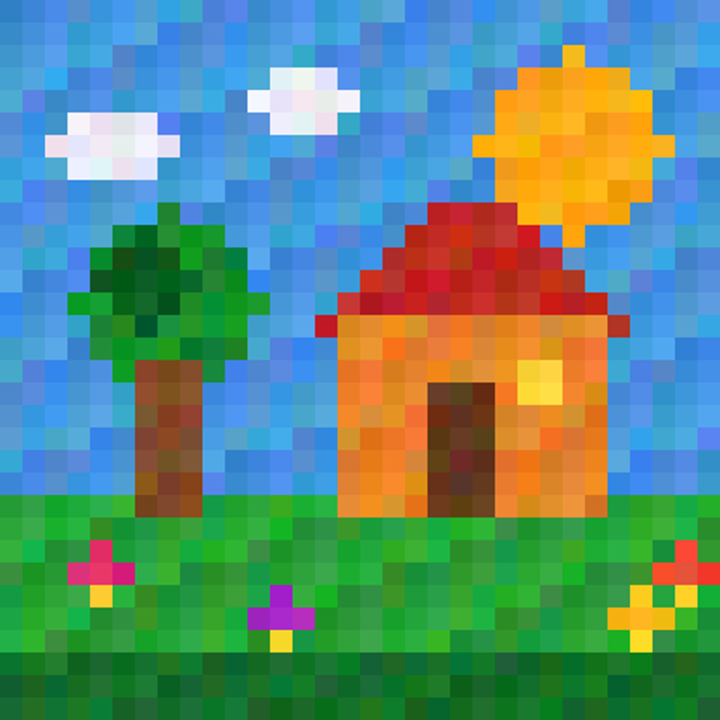
#> input picture pixel_art_720x720.png, 720 x 720 px, found by its file name
$ jupyter execute desarrollo_machine_learning.ipynb
#> lines starting #> are read from the running program, lines starting #| are printed output that depends on the picture
<a href="https://colab.research.google.com/github/marvinjc/desarrollo_machine_learning/blob/main/desarrollo_machine_learning.ipynb" target="_parent"></a>

[cell 1]
# Reúne las herramientas del ejercicio.
# Path y urllib obtienen la imagen; NumPy, PIL y KMeans la procesan.
from pathlib import Path
import urllib.request

import numpy as np
from PIL import Image
from sklearn.cluster import KMeans #Importamos KMeans, el modelo no supervisado

[cell 2]
# Prepara la cantidad de colores, la URL de la imagen y las rutas de Colab.
# Crea las carpetas de entrada y de salida donde se guardan los archivos.
CANTIDAD_COLORES = 5
URL_IMAGEN = "https://raw.githubusercontent.com/marvinjc/desarrollo_machine_learning/main/pixel_art_720x720.png"

CARPETA = Path("/content/ejercicio_k-meas")
ENTRADA = CARPETA / "entrada"
SALIDA = CARPETA / "salida"

RUTA_IMAGEN = ENTRADA / "mosaico_cuadrado_de_colores.png"
RUTA_RESULTADO = SALIDA / "mosaico_5_colores.png"
RUTA_PALETA = SALIDA / "paleta.txt"

ENTRADA.mkdir(parents=True, exist_ok=True)
SALIDA.mkdir(parents=True, exist_ok=True)

[cell 3]
# Descarga la imagen y la convierte en pixel art de 32x32.
# Cada píxel resume una zona de la foto original.
urllib.request.urlretrieve(URL_IMAGEN, RUTA_IMAGEN)

imagen = Image.open(RUTA_IMAGEN).convert("RGB")
imagen = imagen.resize((32, 32), Image.Resampling.BOX)
#> imagen: PIL image 32x32 RGB
pixeles = np.array(imagen)
alto, ancho, canales = pixeles.shape
#> alto = 32; ancho = 32; canales = 3

[cell 4]
# K-Means agrupa los píxeles parecidos en la cantidad de colores indicada.
# Cada píxel se reemplaza por el color sólido de su grupo y se rearma la imagen.
colores = pixeles.reshape(-1, canales)
#> colores = 1024 rows, first 8: [48, 128, 198], [61, 133, 215], [74, 138, 231], [86, 143, 204], [55, 148, 221], [68, 153, 238], [80, 158, 210], [49, 162, 227]

k_means = KMeans(n_clusters=CANTIDAD_COLORES, random_state=42, n_init=10)
etiquetas = k_means.fit_predict(colores)
#> etiquetas = 1024 values, max 4 at index 307, min 0 at index 89, mean 1.48

paleta = k_means.cluster_centers_.astype(np.uint8)
colores_reducidos = paleta[etiquetas]
#> colores_reducidos = 1024 rows, first 8: [70, 148, 219], [70, 148, 219], [70, 148, 219], [70, 148, 219], [70, 148, 219], [70, 148, 219], [70, 148, 219], [70, 148, 219]
imagen_reducida = colores_reducidos.reshape(alto, ancho, canales)
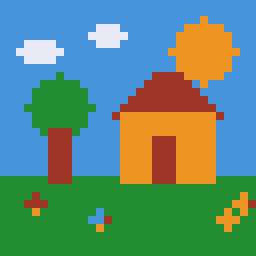
#> imagen_reducida: shape (32, 32, 3) (shown 8 times larger); mean of channels 0, 1, 2 93.4, 139.8, 122.1; drawn as R, G, B

[cell 5]
# Guarda la imagen reducida y la lista de colores sólidos en la carpeta de salida.
# Amplía la original y la reducida a 1024x1024 para compararlas en pantalla.
# Resultado real de K-Means, en 32x32
resultado = Image.fromarray(imagen_reducida)
resultado.save(RUTA_RESULTADO)

lineas = ["Colores solidos (RGB):"]
for indice, color in enumerate(paleta):
    rojo, verde, azul = (int(valor) for valor in color)
    lineas.append(f"{indice}: {rojo}, {verde}, {azul}")

RUTA_PALETA.write_text("\n".join(lineas), encoding="utf-8")

print(RUTA_RESULTADO)
print(RUTA_PALETA)

# Amplia cada pixel a un bloque solido de 32x32, sin mezclar colores
vista_original = imagen.resize((1024, 1024), Image.Resampling.NEAREST)
vista_reducida = resultado.resize((1024, 1024), Image.Resampling.NEAREST)

vista_original.save(SALIDA / "vista_original_1024.png")
vista_reducida.save(SALIDA / "vista_reducida_1024.png")

display(vista_original)
display(vista_reducida)
